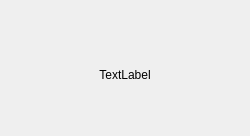
<?xml version="1.0" encoding="UTF-8"?>
<ui version="4.0">
 <class>TNDefaultPage</class>
 <widget class="QWidget" name="TNDefaultPage">
  <property name="geometry">
   <rect>
    <x>0</x>
    <y>0</y>
    <width>250</width>
    <height>136</height>
   </rect>
  </property>
  <property name="windowTitle">
   <string>TNDefaultPage</string>
  </property>
  <layout class="QVBoxLayout" name="verticalLayout_3">
   <item>
    <layout class="QVBoxLayout" name="verticalLayout_2">
     <item>
      <layout class="QHBoxLayout" name="horizontalLayout">
       <item>
        <spacer name="horizontalSpacer">
         <property name="orientation">
          <enum>Qt::Horizontal</enum>
         </property>
         <property name="sizeHint" stdset="0">
          <size>
           <width>40</width>
           <height>20</height>
          </size>
         </property>
        </spacer>
       </item>
       <item>
        <widget class="QLabel" name="label_nullpage_pic">
         <property name="minimumSize">
          <size>
           <width>51</width>
           <height>51</height>
          </size>
         </property>
         <property name="maximumSize">
          <size>
           <width>51</width>
           <height>51</height>
          </size>
         </property>
         <property name="text">
          <string/>
         </property>
        </widget>
       </item>
       <item>
        <spacer name="horizontalSpacer_2">
         <property name="orientation">
          <enum>Qt::Horizontal</enum>
         </property>
         <property name="sizeHint" stdset="0">
          <size>
           <width>40</width>
           <height>20</height>
          </size>
         </property>
        </spacer>
       </item>
      </layout>
     </item>
     <item>
      <layout class="QVBoxLayout" name="verticalLayout">
       <item>
        <widget class="QLabel" name="label_nullpage_text">
         <property name="text">
          <string>TextLabel</string>
         </property>
         <property name="alignment">
          <set>Qt::AlignCenter</set>
         </property>
        </widget>
       </item>
       <item>
        <spacer name="verticalSpacer_2">
         <property name="orientation">
          <enum>Qt::Vertical</enum>
         </property>
         <property name="sizeHint" stdset="0">
          <size>
           <width>20</width>
           <height>40</height>
          </size>
         </property>
        </spacer>
       </item>
      </layout>
     </item>
    </layout>
   </item>
  </layout>
 </widget>
 <layoutdefault spacing="6" margin="11"/>
 <resources/>
 <connections/>
</ui>
